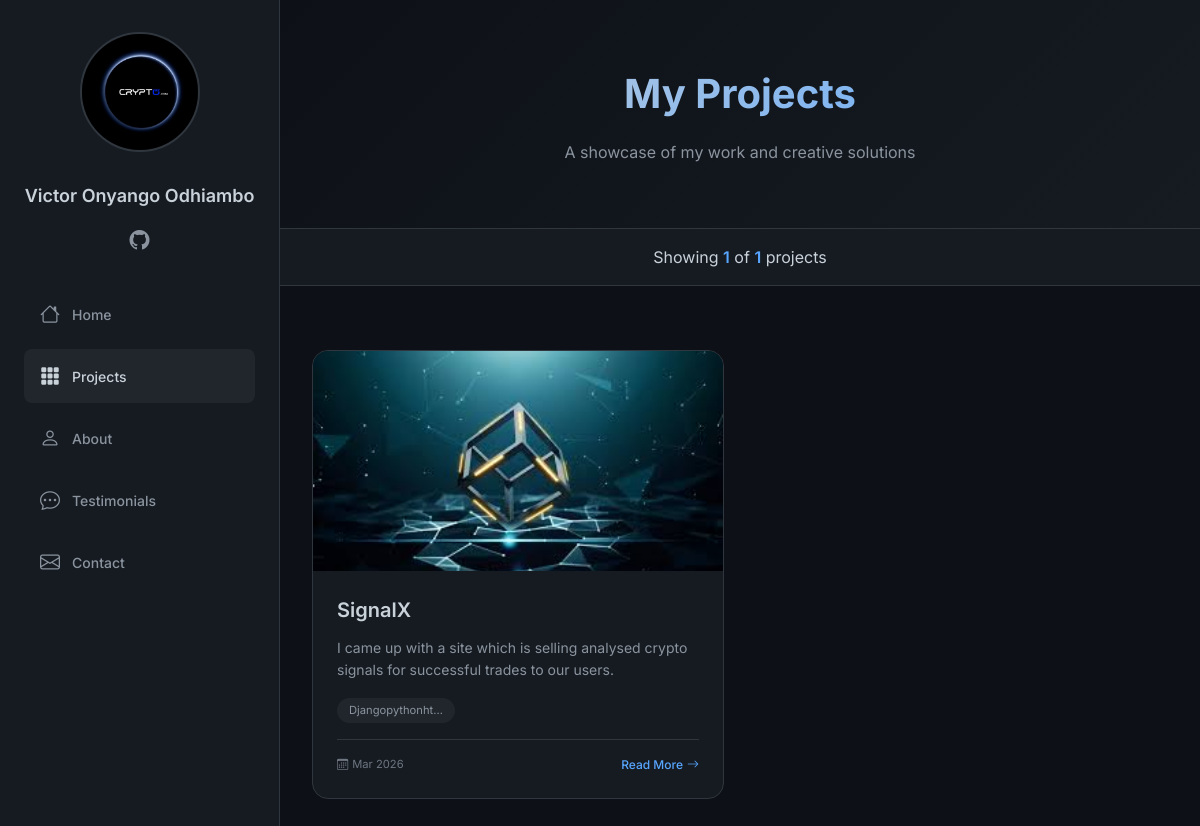
/projects/, run on the app's committed database.
### portfolio/models.py (models this page shows, shortened)
class About(models.Model):
    name = models.CharField(max_length=100, default="My Name")
    title = models.CharField(max_length=200, help_text="Your professional title")
    bio = models.TextField(help_text="Tell visitors about yourself")
    profile_image = models.ImageField(upload_to='profile/', blank=True, null=True)
    hero_background = models.ImageField(upload_to='hero/', blank=True, null=True, help_text="Background image for hero section")
    resume_file = models.FileField(upload_to='resume/', blank=True, null=True)
    email = models.EmailField()
    phone = models.CharField(max_length=20, blank=True)
    location = models.CharField(max_length=200, blank=True)
    github = models.URLField(blank=True)
    linkedin = models.URLField(blank=True)
    twitter = models.URLField(blank=True)
    updated_date = models.DateTimeField(auto_now=True)
    class Meta:
        verbose_name = 'About'
        verbose_name_plural = 'About'

class Project(models.Model):
    title = models.CharField(max_length=200)
    description = models.TextField()
    technologies = models.CharField(max_length=200, help_text="Comma-separated technologies used")
    image = models.ImageField(upload_to='projects/', blank=True, null=True)
    github_link = models.URLField(blank=True, help_text="GitHub repository URL")
    live_link = models.URLField(blank=True, help_text="Live demo URL")
    created_date = models.DateTimeField(auto_now_add=True)
    updated_date = models.DateTimeField(auto_now=True)
    is_featured = models.BooleanField(default=False, help_text="Show on homepage featured section")
    class Meta:
        ordering = ['-created_date']
        verbose_name = 'Project'
        verbose_name_plural = 'Projects'

### portfolio/views.py (the view)
# urls.py: path('projects/', views.projects, name='projects'),
def projects(request):
    all_projects = Project.objects.all().order_by('-created_date')
    about = About.objects.first()
    paginator = Paginator(all_projects, 9)
    page_number = request.GET.get('page')
    projects_list = paginator.get_page(page_number)
    context = {
        'projects': projects_list,
        'total_projects': all_projects.count(),
        'about': about,  # Add this line
    }
    return render(request, 'portfolio/projects.html', context)

### portfolio/context_processors.py (called while the page is built)
def about_context(request):
    return {
        'about': About.objects.first()
    }

### templates/portfolio/projects.html (shortened to what this page needs)
{% extends 'portfolio/base.html' %}
{% load static %}
{% block content %}
<section class="projects-header">
    <div class="container">
        <h1>My Projects</h1>
        <p>A showcase of my work and creative solutions</p>
    </div>
</section>
<div class="projects-stats">
    <div class="container">
        <p>Showing <span>{{ projects|length }}</span> of <span>{{ total_projects }}</span> projects</p>
    </div>
</div>
<div class="container">
    <div class="projects-grid">
        {% for project in projects %}
        <div class="project-card" onclick="window.location.href='{% url 'project_detail' project.id %}'">
            <div class="project-image-container">
                {% if project.image %}
                <img src="{{ project.image.url }}" alt="{{ project.title }}" class="project-image">
                {% else %}
                <div class="project-image" style="background: var(--bg-tertiary); display: flex; align-items: center; justify-content: center;">
                    <i class="bi bi-folder" style="font-size: 3rem; color: var(--text-secondary);"></i>
                </div>
                {% endif %}
            </div>
            <div class="project-content">
                <h3 class="project-title">{{ project.title }}</h3>
                <p class="project-description">{{ project.description|truncatechars:100 }}</p>
                <div class="project-tech">
                    {% with techs=project.technologies|stringformat:"s" %}
                        {% for tech in techs.split|slice:":3" %}
                            {% if tech != "," and tech != "" %}
                                <span class="tech-tag">{{ tech|cut:","|truncatechars:15 }}</span>
                            {% endif %}
                        {% endfor %}
                    {% endwith %}
                </div>
                <div class="project-footer">
                    <div class="project-date">
                        <i class="bi bi-calendar3"></i>
                        <span>{{ project.created_date|date:"M Y" }}</span>
                    </div>
                    <a href="{% url 'project_detail' project.id %}" class="read-more" onclick="event.stopPropagation();">
                        Read More <i class="bi bi-arrow-right"></i>
                    </a>
                </div>
            </div>
        </div>
        {% empty %}
        <div class="empty-state" style="grid-column: 1/-1; text-align: center; padding: 4rem;">
            <i class="bi bi-folder2-open" style="font-size: 3rem; color: var(--text-muted);"></i>
            <h3>No Projects Yet</h3>
            <p>Projects will appear here once added.</p>
        </div>
        {% endfor %}
    </div>
</div>
{% endblock %}

### templates/portfolio/base.html (shortened to what this page needs)
<!DOCTYPE html>
<html lang="en">
<head>
    <link rel="stylesheet" href="https://cdn.jsdelivr.net/npm/bootstrap-icons@1.11.3/font/bootstrap-icons.min.css">
</head>
<body>
    <div class="wrapper">
        <aside class="sidebar" id="sidebar">
            <div class="profile-img">
                {% if about and about.profile_image %}
                    <img src="{{ about.profile_image.url }}" alt="{{ about.name }}">
                {% else %}
                    <div class="profile-placeholder">
                        {% if about %}{{ about.name|slice:":1" }}{% else %}P{% endif %}
                    </div>
                {% endif %}
            </div>
            <h1 class="sitename">{% if about %}{{ about.name }}{% else %}Portfolio{% endif %}</h1>
            <div class="social-links">
                {% if about and about.github %}
                <a href="{{ about.github }}" target="_blank" rel="noopener noreferrer"><i class="bi bi-github"></i></a>
                {% endif %}
            </div>
   <nav class="navmenu">
    <ul>
        <li><a href="{% url 'home' %}"><i class="bi bi-house"></i> Home</a></li>
        <li><a href="{% url 'projects' %}"><i class="bi bi-grid-3x3-gap-fill"></i> Projects</a></li>
        <li><a href="{% url 'about' %}"><i class="bi bi-person"></i> About</a></li>
        <li><a href="{% url 'testimonials' %}"><i class="bi bi-chat-dots"></i> Testimonials</a></li>
        <li><a href="{% url 'contact' %}"><i class="bi bi-envelope"></i> Contact</a></li>
    </ul>
</nav>
        </aside>
        <main class="main-content" id="mainContent">
            {% block content %}{% endblock %}
        </main>
    </div>
</body>
</html>

### templates/portfolio/base.html (style rules this page uses)
* { margin: 0; padding: 0; box-sizing: border-box; }
body { font-family: 'Inter', -apple-system, BlinkMacSystemFont, 'Segoe UI', sans-serif; background: #0d1117; color: #c9d1d9; line-height: 1.5; overflow-x: hidden; }
:root { --bg-primary: #0d1117; --bg-secondary: #161b22; --bg-tertiary: #21262d; --border-color: #30363d; --text-primary: #c9d1d9; --text-secondary: #8b949e; --text-muted: #6e7681; --accent: #58a6ff; --accent-hover: #1f6feb; --accent-green: #2ea043; --accent-red: #f85149; --success: #2ea043; --danger: #f85149; --warning: #d29922; }
.wrapper { display: flex; min-height: 100vh; position: relative; }
.sidebar { width: 280px; position: fixed; left: 0; top: 0; bottom: 0; background: var(--bg-secondary); border-right: 1px solid var(--border-color); padding: 2rem 1.5rem; overflow-y: auto; transition: transform 0.3s ease; z-index: 1000; }
.profile-img { text-align: center; margin-bottom: 1.5rem; }
.profile-img img { width: 120px; height: 120px; border-radius: 50%; object-fit: cover; border: 2px solid var(--border-color); transition: transform 0.3s ease; }
.sitename { text-align: center; font-size: 1.125rem; font-weight: 600; margin-bottom: 1rem; color: var(--text-primary); word-break: break-word; }
.social-links { display: flex; justify-content: center; gap: 1rem; margin-bottom: 2rem; flex-wrap: wrap; }
.social-links a { color: var(--text-secondary); font-size: 1.25rem; transition: all 0.3s ease; }
.navmenu ul { list-style: none; }
.navmenu li { margin-bottom: 0.5rem; }
.navmenu a { display: flex; align-items: center; gap: 0.75rem; padding: 0.75rem 1rem; color: var(--text-secondary); text-decoration: none; border-radius: 0.5rem; transition: all 0.3s ease; font-size: 0.875rem; font-weight: 500; }
.navmenu a i { font-size: 1.25rem; }
.navmenu a:hover, .navmenu a.active { background: var(--bg-tertiary); color: var(--text-primary); }
.main-content { flex: 1; margin-left: 280px; min-height: 100vh; transition: margin-left 0.3s ease; width: 100%; }
.container { max-width: 1200px; margin: 0 auto; padding: 0 2rem; width: 100%; }
section { padding: 5rem 0; border-bottom: 1px solid var(--border-color); }
.profile-img img, .about-img img, .author-avatar img, .testimonial-card .author-avatar img, .about-image img { cursor: pointer; transition: all 0.3s ease; }

### data on the page
About: profile_image (picture), name "Victor Onyango Odhiambo"
Project: image (picture), title "SignalX", description "I came up with a site which is selling analysed crypto signals for successful trades to our users.", split "Djangopythonht…", created_date "Mar 2026"

### other printed values
{{ projects|length }} "1"
{{ total_projects }} "1"
